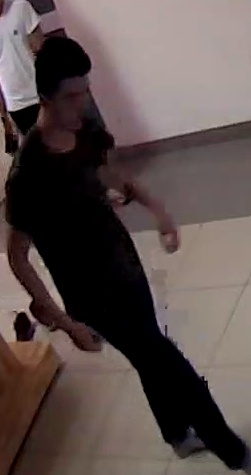
#> input picture Human/10051 (2).jpg, 251 x 475 px, found by its file name
$ jupyter execute --allow-errors conv_nn.ipynb
#> lines starting #> are read from the running program, lines starting #| are printed output that depends on the picture; after the words box and inside, x2 and y2 are one past the last pixel; in counts of white or black regions, pixels touching at a corner belong together
[cell 1]
# [76 lines of commented-out code are left out]

[cell 2]
import numpy as np
import os
import matplotlib.pyplot as plt
import cv2 as cv

[cell 3]
DATADIR = '/home/hp/Desktop/tensor-task8/'
CATEGORIES = ['Human','Non-Human']

[cell 4]
for category in CATEGORIES:
    path = os.path.join(DATADIR, category)
    for img in os.listdir(path):
        img_array = cv.imread(os.path.join(path,img),0)
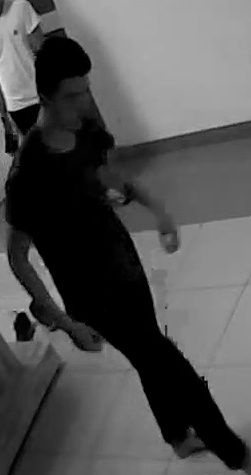
#> img_array: shape (475, 251); min 0, max 227, mean 82.6
        plt.imshow(img_array,cmap='gray')
        plt.show()
        break
    break

[cell 5]
img_array.shape
#> Out = (475, 251)

[cell 6]
IMG_SIZE = 64
new_array = cv.resize(img_array,(IMG_SIZE,IMG_SIZE))
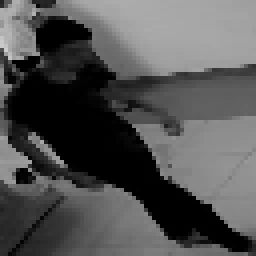
#> new_array: shape (64, 64) (shown 4 times larger); min 0, max 203, mean 82.4

[cell 7]
plt.imshow(new_array,cmap='gray')
plt.show()

[cell 8]
training_data = []
def create_training_data():
    for category in CATEGORIES:
        path = os.path.join(DATADIR, category)
        class_num = CATEGORIES.index(category)
        for img in os.listdir(path):
            try:
                img_array = cv.imread(os.path.join(path,img),0)
                new_array = cv.resize(img_array,(IMG_SIZE,IMG_SIZE))
                training_data.append([new_array,class_num])
            except Exception as e:
                pass
#> (the rest of this cell did not finish here and is left out)

[cell 9]
print(len(training_data))

[cell 10]
import random
random.shuffle(training_data)

[cell 11]
for sample in training_data[:10]:
    print(sample[1])

[cell 12]
X = []
y = []

[cell 13]
for features, label in training_data:
    X.append(features)
    y.append(label)

[cell 14]
X = np.array(X).reshape(-1,IMG_SIZE,IMG_SIZE,1)
y = np.array(y)

[cell 15]
print(X[0].shape)
#| (64, 64, 1)
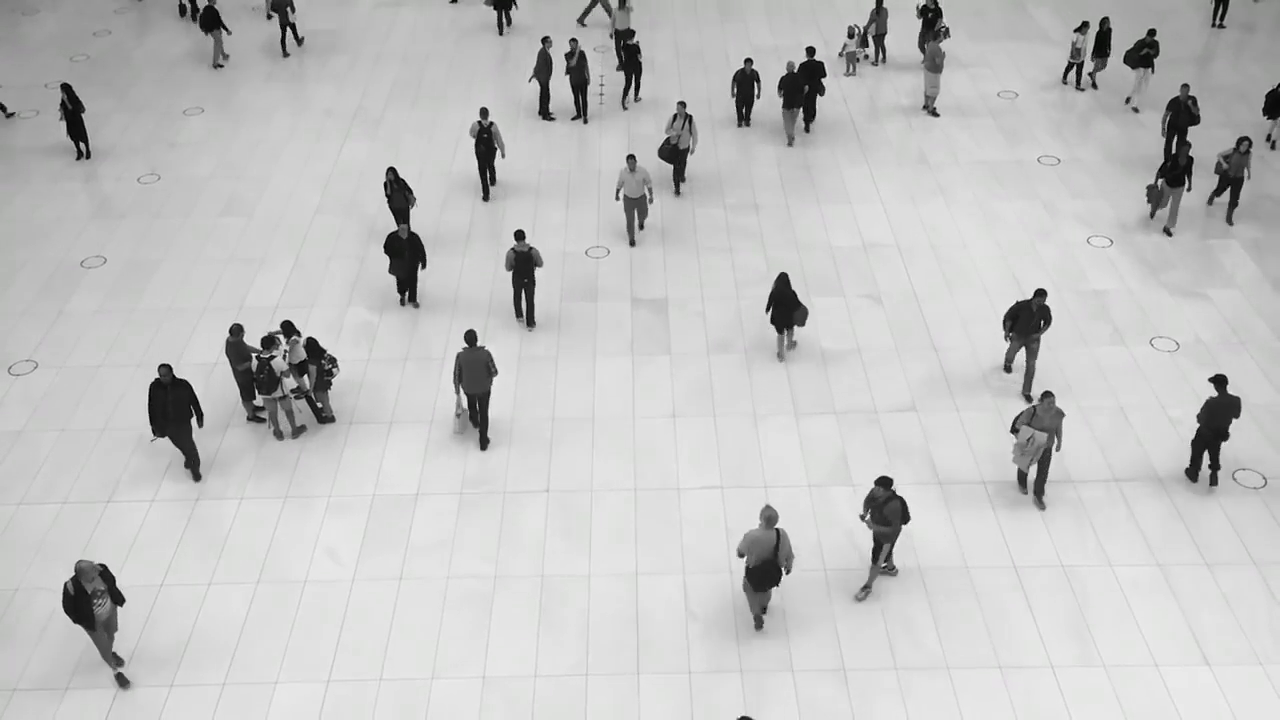
#> input picture frame 40 of people.mp4, 1280 x 720 px
#> further down, frame is the input picture: shape (720, 1280, 3); mean B, G, R 193.8, 193.9, 193.8
#> `fgmask = fbgb.apply(frame)`:
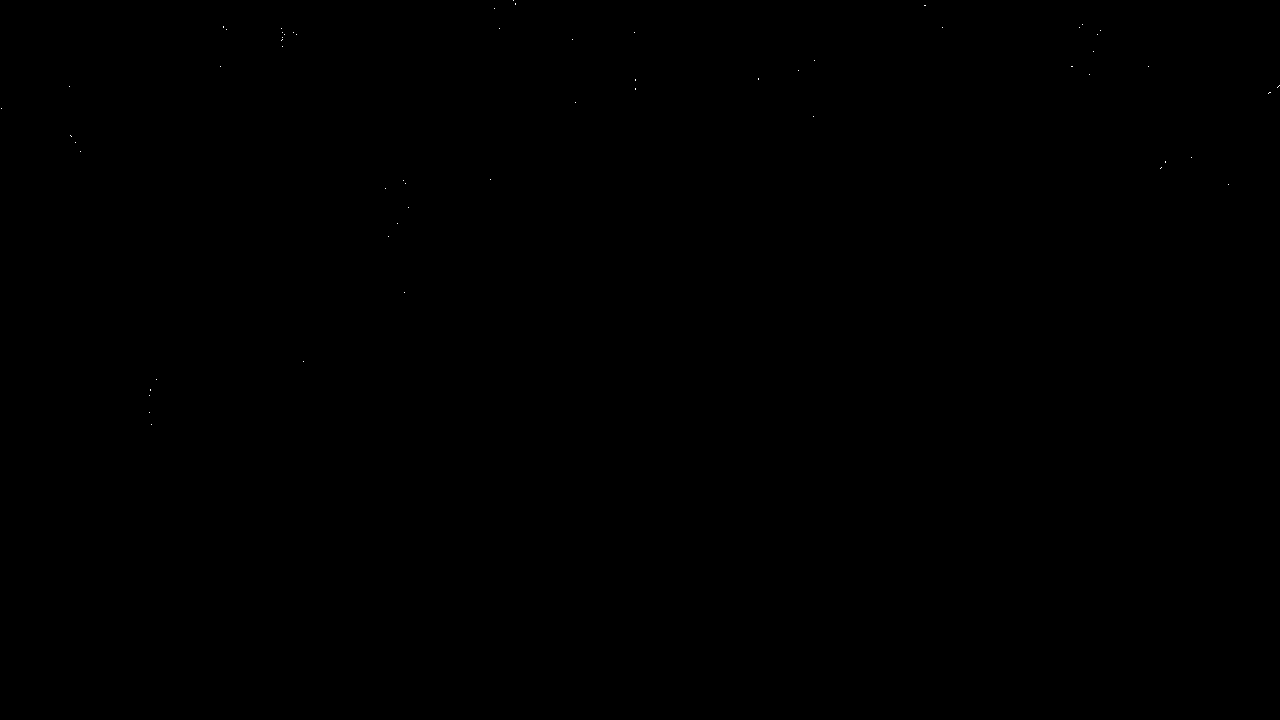
#> fgmask: shape (720, 1280); values 127 (black) and 255 (white), 0.01% white in thin lines or dots, all inside (x1, y1, x2, y2) = (1, 0, 1280, 425)
#> `_, thresh = cv.threshold(median,30,255,cv.THRESH_BINARY)`: thresh: shape (720, 1280); every value is 255
#> `contours, _ = cv.findContours(thresh, cv.RETR_EXTERNAL, cv.CHAIN_APPRO..`: contours = 1 contour; box (x1, y1, x2, y2) and area: (0, 0, 1280, 720) 919601

[cell 16]
X = X/255.0

[cell 17]
import tensorflow as tf
from tensorflow.keras.models import Sequential
from tensorflow.keras.layers import Dense, Conv2D, MaxPooling2D, Flatten
from tensorflow.keras.layers import Dropout, Activation

#> (a cell that did not finish here is left out)

#> (a cell that did not finish here is left out)

[cell 20]
import cv2 as cv
import numpy as np
cap = cv.VideoCapture('/home/hp/Desktop/tensor-task8/people.mp4')
fbgb = cv.createBackgroundSubtractorMOG2()

#> (the rest of this cell did not finish here and is left out)
